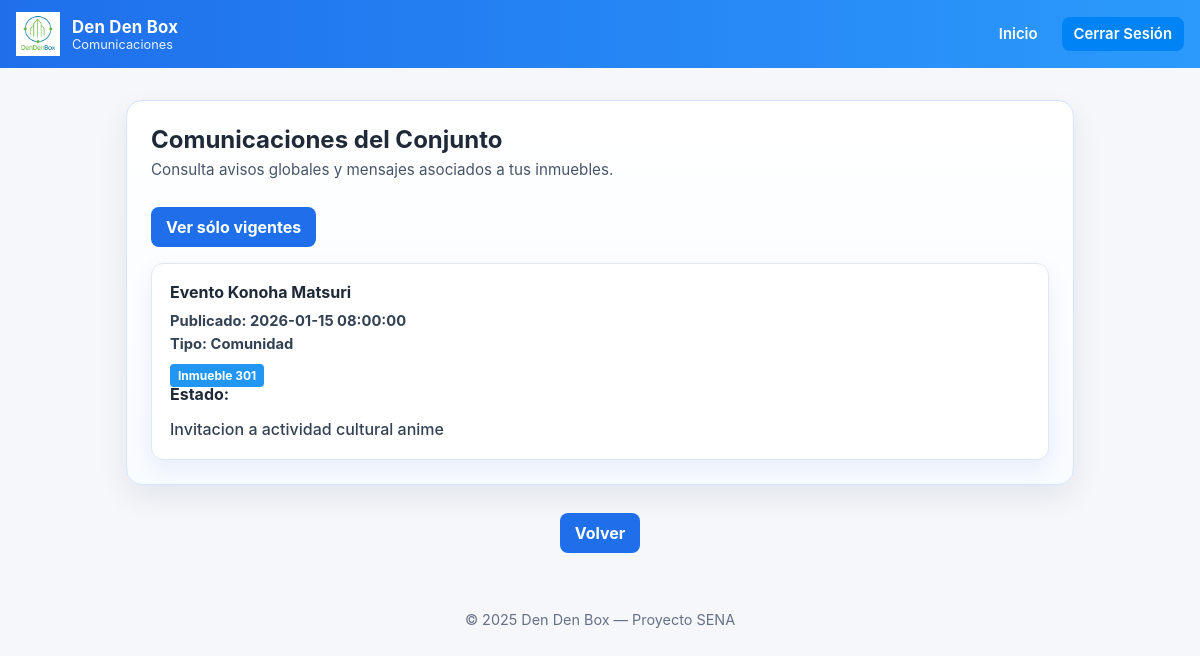
Page /programas/residente/listar_comunicaciones_residente.php?historial=1 (signed in) on the committed database.
### tables this page shows
CREATE TABLE COMUNICACIONES (
  id INT AUTO_INCREMENT PRIMARY KEY,
  titulo VARCHAR(100),
  tipo VARCHAR(50),
  estado VARCHAR(20),
  contenido TEXT,
  fecha DATETIME,
  id_inmueble INT NULL,
  
  FOREIGN KEY (id_inmueble) REFERENCES INMUEBLES(id_inmueble)
);

CREATE TABLE INMUEBLES (
    id_inmueble INT AUTO_INCREMENT PRIMARY KEY,
    numero VARCHAR(10),
    id_torre INT,
    area DECIMAL(10,2),
    parqueadero VARCHAR(20),
    id_propietario INT,

    FOREIGN KEY (id_torre) REFERENCES TORRES(id_torre),
    FOREIGN KEY (id_propietario) REFERENCES PROPIETARIOS(id_propietario)
);

### programas/residente/listar_comunicaciones_residente.php (the view, shortened to what this page needs)
<?php
include("../comun/conexion.php");
$rol = $_SESSION['rol'] ?? null;
$id_persona = $_SESSION['id_persona'] ?? null;
$check_file_col = mysqli_query($conexion, "SHOW COLUMNS FROM COMUNICACIONES LIKE 'url_archivo'");
if($check_file_col && mysqli_num_rows($check_file_col) === 0){
    mysqli_query($conexion, "ALTER TABLE COMUNICACIONES ADD COLUMN url_archivo VARCHAR(255) NULL");
}
$historial = isset($_GET['historial']) && $_GET['historial'] === '1';
$embed = isset($_GET['embed']) && $_GET['embed'] === '1';
if ($rol == 3) {
    $sql_inmuebles = "SELECT DISTINCT i.id_inmueble FROM INMUEBLES i
                     JOIN RESIDENTE_INMUEBLE ri ON i.id_inmueble = ri.id_inmueble
                     JOIN RESIDENTES r ON ri.id_residente = r.id_residente
                     WHERE r.id_persona='$id_persona'";
} else if ($rol == 4) {
    $sql_inmuebles = "SELECT id_inmueble FROM INMUEBLES WHERE id_propietario = (SELECT id_propietario FROM PROPIETARIOS WHERE id_persona='$id_persona')";
}
$resultado_inmuebles = mysqli_query($conexion, $sql_inmuebles);
$ids_inmuebles = [];
while ($row = mysqli_fetch_assoc($resultado_inmuebles)) {
    $ids_inmuebles[] = $row['id_inmueble'];
}
if (count($ids_inmuebles) > 0) {
    $ids_string = implode(',', $ids_inmuebles);
    if ($historial) {
        $sql = "SELECT c.*, i.numero as numero_inmueble FROM COMUNICACIONES c
               LEFT JOIN INMUEBLES i ON c.id_inmueble = i.id_inmueble
               WHERE c.id_inmueble IS NULL OR c.id_inmueble IN ($ids_string)
               ORDER BY c.fecha DESC";
    } else {
        $sql = "SELECT c.*, i.numero as numero_inmueble FROM COMUNICACIONES c
               LEFT JOIN INMUEBLES i ON c.id_inmueble = i.id_inmueble
               WHERE (c.id_inmueble IS NULL OR c.id_inmueble IN ($ids_string))
               AND c.estado IN ('Activa','Vigente','Prioritario')
               ORDER BY c.fecha DESC";
    }
}
$resultado = mysqli_query($conexion, $sql);
?>
<!doctype html>
<html lang="es">
<head>
<link rel="stylesheet" href="../../css/style.css">
</head>
<body>
<header class="header">
  <div class="container navbar">
    <a class="brand" href="../../html/residente/index_residente.html">
      <img src="../../img/logo.png">
      <div>
        <div class="title">Den Den Box</div>
        <div class="subtitle">Comunicaciones</div>
      </div>
    </a>
    <nav class="nav-links">
        <a href="../index_residente.html">Inicio</a>
      <a href="../../../programas/auth/logout.php" class="btn-login">Cerrar Sesión</a>
    </nav>
  </div>
</header>
<main class="container comunicaciones-page">
<section class="comunicaciones-panel">
<div class="comunicaciones-header">
    <div>
        <h1>Comunicaciones del Conjunto</h1>
        <p>Consulta avisos globales y mensajes asociados a tus inmuebles.</p>
    </div>
</div>
<?php if (!$embed): ?>
<div class="comunicaciones-actions">
    <?php if ($historial): ?>
        <a href="listar_comunicaciones_residente.php" class="buttonplace">Ver sólo vigentes</a>
    <?php else: ?>
        <a href="listar_comunicaciones_residente.php?historial=1" class="buttonplace">Ver historial completo</a>
    <?php endif; ?>
</div>
<?php endif; ?>
<div class="cards">
<?php if (mysqli_num_rows($resultado) === 0): ?>
    <div class="card comunicaciones-empty">No hay comunicaciones disponibles.</div>
<?php else: ?>
    <?php while ($row = mysqli_fetch_assoc($resultado)): ?>
        <div class="card">
            <?php if (!empty($row['url_archivo'])): ?>
                <a href="../<?php echo htmlspecialchars($row['url_archivo']); ?>" target="_blank" style="font-weight:700;text-decoration:none;color:inherit;">
                    <?php echo htmlspecialchars($row['titulo']); ?>
                </a><br>
            <?php else: ?>
                <strong><?php echo htmlspecialchars($row['titulo']); ?></strong><br>
            <?php endif; ?>
                        <div class="card-meta">
                            Publicado: <?php echo $row['fecha']; ?><br>
                            Tipo: <?php echo htmlspecialchars($row['tipo']); ?><br>
                        </div>
            <?php if (is_null($row['id_inmueble'])): ?>
                <span style="background-color:#4CAF50;color:white;padding:4px 8px;border-radius:4px;font-size:12px;">Comunicación Global</span>
            <?php else: ?>
                <span style="background-color:#2196F3;color:white;padding:4px 8px;border-radius:4px;font-size:12px;">Inmueble <?php echo htmlspecialchars($row['numero_inmueble']); ?></span>
            <?php endif; ?>
            <br>
            Estado:
            <span class="tag <?php
                if ($row['estado'] == "Activa") echo "tag-activa";
                if ($row['estado'] == "Vigente") echo "tag-vigente";
                if ($row['estado'] == "Prioritario") echo "tag-prioritario";
                if ($row['estado'] == "Inactiva") echo "tag-inactiva";
            ?>">
            </span>
            <p><?php echo nl2br(htmlspecialchars($row['contenido'])); ?></p>
        </div>
    <?php endwhile; ?>
<?php endif; ?>
</div>
</section>
<?php if (!$embed): ?>
<div class="comunicaciones-back">
    <a href="../../html/residente/placeholders/ver_comunicaciones.html" class="buttonplace">Volver</a>
</div>
<?php endif; ?>
</main>
<footer class="footer mt-60">© 2025 Den Den Box — Proyecto SENA</footer>
</body>
</html>

### css/style.css (style rules this page uses)
* { box-sizing: border-box; margin: 0; padding: 0; }
html,body { height: 100%; font-family: Inter, "Segoe UI", Roboto, Arial, sans-serif; color: #222; background:#f5f7fb; }
:root { --primary: #1f6feb; --dark: #0b2545; --muted: #667085; --card-bg: #ffffff; --accent: #06b6d4; --glass: rgba(255,255,255,0.6); }
.buttonplace { background:var(--primary);color:white;padding:10px 15px; margin-top: 10px; display: inline-block;text-decoration:none;border:none;border-radius:8px;font-weight:700 }
.buttonplace, .login-btn { transition: transform 0.15s ease, box-shadow 0.2s ease, filter 0.2s ease; }
.container { max-width:1200px; margin: 0 auto; padding: 16px; }
.header { background: linear-gradient(90deg,var(--primary), #2b9afc); color: white; }
.navbar { display:flex; align-items:center; justify-content:space-between; padding: 12px 16px; }
.brand { display:flex; align-items:center; gap:12px; text-decoration:none; color:inherit; }
.brand img { width:44px; height:44px; object-fit:contain; }
.brand .title { font-weight:700; font-size:1.05rem; letter-spacing:0.2px; }
.brand .subtitle { font-size:0.8rem; color: rgba(255,255,255,0.9); }
.nav-links { display:flex; gap:12px; align-items:center; }
.nav-links a { color: white; text-decoration:none; padding:8px 12px; border-radius:8px; font-weight:600; font-size:0.93rem; }
.btn-login { background: #0083f5; color: var(--primary); padding:8px 12px; border-radius:8px; text-decoration:none; font-weight:700; }
.cards { display:grid; gap:12px; grid-template-columns: repeat(3,1fr); margin-top:20px; color: #0083f5; }
.card { background: var(--card-bg); padding: 18px; border-radius: 12px; box-shadow: 0 6px 18px rgba(16,24,40,0.06); font-weight: 700; text-align: center; text-decoration: none; color: var(--primary); display: block; transition: 0.3s; }
.mt-60 { margin-top: 60px; }
.tag { display: inline-block; padding: 4px 10px; border-radius: 12px; font-size: 12px; font-weight: 600; color: #fff; }
.footer { margin-top:36px; padding:18px; text-align:center; color:var(--muted); font-size:0.9rem; }
@media (min-width:1024px) { .cards { grid-template-columns: repeat(3,1fr); } }

### programas/residente/listar_comunicaciones_residente.php (style rules this page uses)
.comunicaciones-page { max-width: 980px; margin: 32px auto 40px; padding: 0 16px; }
.comunicaciones-panel { background: linear-gradient(180deg, #ffffff 0%, #f8fbff 100%); border: 1px solid #d6e4ff; border-radius: 16px; box-shadow: 0 12px 30px rgba(15, 23, 42, 0.08); padding: 24px; }
.comunicaciones-header { display: flex; flex-wrap: wrap; gap: 12px; align-items: center; justify-content: space-between; margin-bottom: 18px; }
.comunicaciones-header h1 { margin: 0; font-size: 1.5rem; color: #1f2937; }
.comunicaciones-header p { margin: 6px 0 0; color: #475569; font-size: 0.95rem; }
.comunicaciones-actions { margin-bottom: 16px; }
.comunicaciones-page .cards { margin-top: 0; grid-template-columns: repeat(auto-fit, minmax(260px, 1fr)); align-items: stretch; }
.comunicaciones-page .card { text-align: left; color: #1f2937; border: 1px solid #e2e8f0; box-shadow: 0 8px 22px rgba(30, 64, 175, 0.08); }
.comunicaciones-page .card p { margin-top: 10px; margin-bottom: 0; line-height: 1.55; font-weight: 500; color: #334155; }
.comunicaciones-page .card-meta { margin: 8px 0; color: #334155; font-size: 0.92rem; line-height: 1.55; }
.comunicaciones-back { margin-top: 18px; text-align: center; }

### rows in the picture
comunicaciones: titulo "Evento Konoha Matsuri", fecha "2026-01-15 08:00:00", tipo "Comunidad", id_inmueble.numero "301", contenido "Invitacion a actividad cultural anime"
